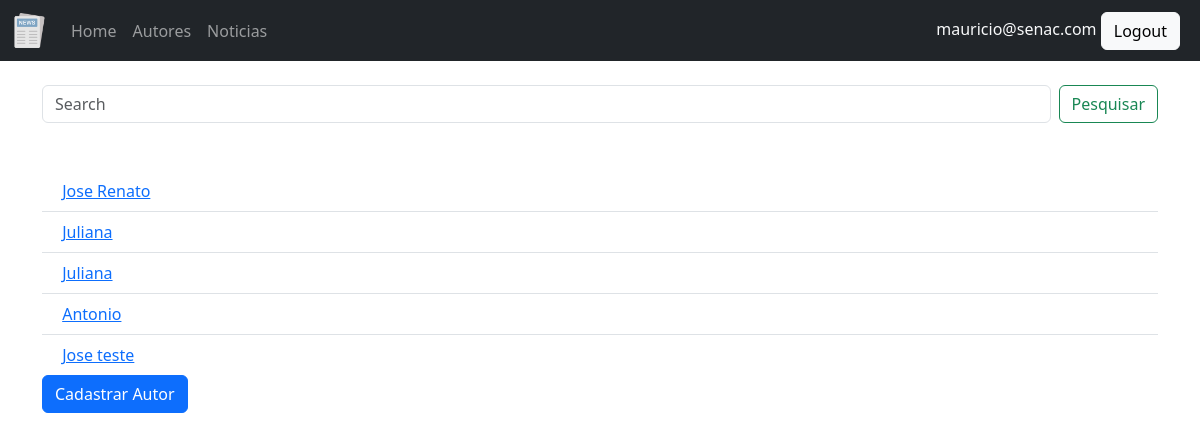
The app's page /noticias/autor (signed in), older data.
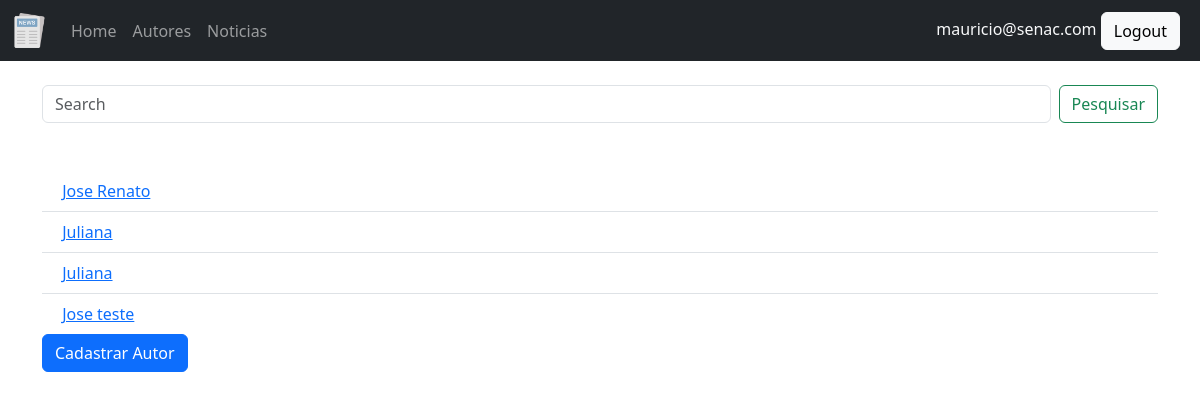
The same page, newer data.
### noticia/models.py (models this page shows, shortened)
class Autor(models.Model):
    nome = models.CharField("Nome", max_length=200)
    data_nascimento = models.DateField("Data de Nascimento", default="1980-01-01")
    email = models.EmailField("Email")
    idade = models.PositiveSmallIntegerField("Idade")
    avatar = models.ImageField("Foto", upload_to='avatares', blank=True, null=True)
    class Meta:
        verbose_name = "Escritor"
        verbose_name_plural = "Escritores"
        permissions  = [
            ("pode_publicar", "Pode publicar uma noticia"),
        ]

### noticia/views.py (the view)
# urls.py: path('autor', AutorListView.as_view(), name='listar-autor'),
class AutorListView(LoginRequiredMixin, ListView):
    model=Autor
    template_name='autor/listar.html'
    context_object_name='autores'
    ordering='-nome'
    paginate_by = 5
    def get_queryset(self):
        search = self.request.GET.get("q")
        if search:
            self.autores = Autor.objects.filter(nome__icontains=search)
        else:
            self.autores = Autor.objects.all()
        return self.autores

### templates/autor/listar.html (shortened to what this page needs)
{% extends 'base.html' %}
{% load bootstrap5 %}
{% block content %}
<form class="d-flex mb-5" role="search" method="get">
  <input class="form-control me-2" type="search" placeholder="Search" aria-label="Pesquisar" name="q" id="q">
  <button class="btn btn-outline-success" type="submit">Pesquisar</button>
</form>
  <ul class="list-group list-group-flush">
    {% for autor in page_obj %}
    <li class="list-group-item">
      <a href="{% url 'detalhar-autor' autor.id %}">{{autor.nome}}</a></li>
    {% endfor %}
  </ul>
  {% if perms.noticia.add_autor %}
  <a class="btn btn-primary" href="{% url 'cadastrar-autor' %}" role="button">Cadastrar Autor</a>
  {% endif %}
{% endblock %}

Row changes from the older to the newer data that the page shows:
removed Autor: nome "Antonio"
